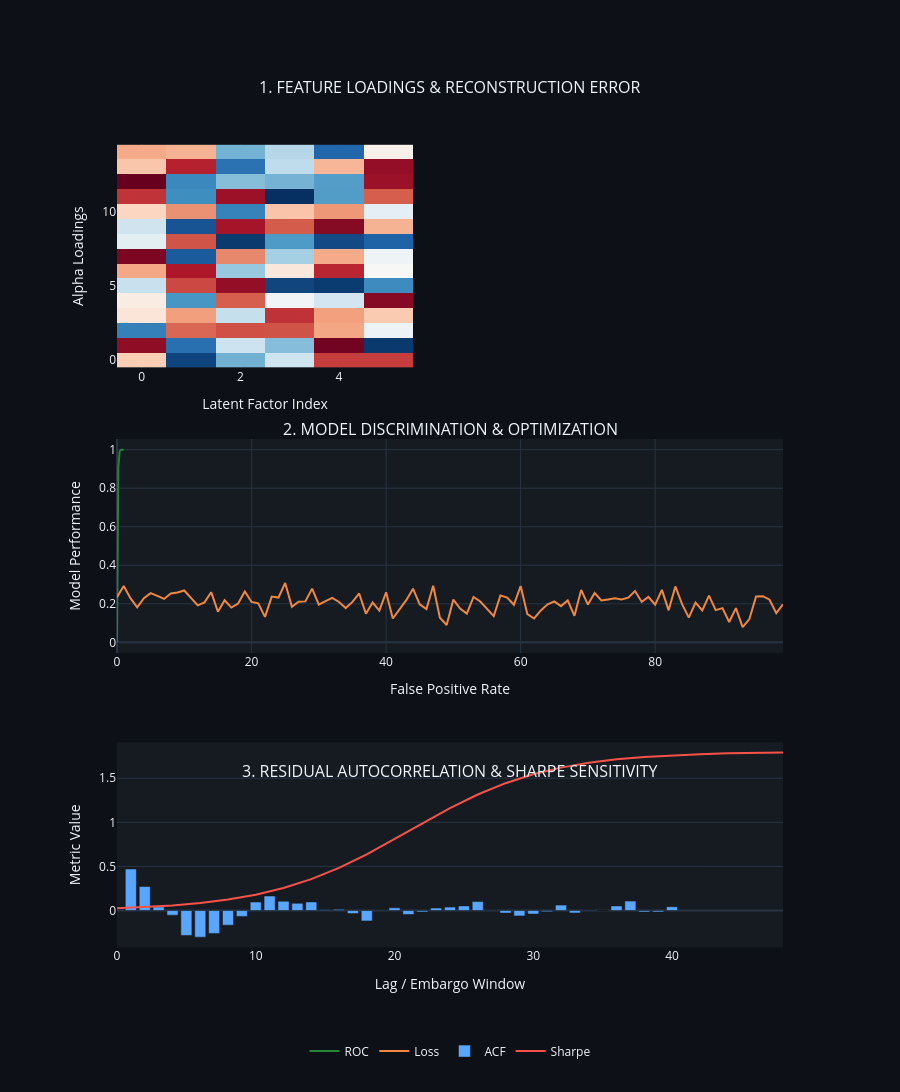

Here is the notebook cell this chart was saved with:
### Markdown cell above
## Plot 3: Monotonic Constraint Effect on Model Response Surface

The monotonicity constraint **restricts the optimization search space** to splits consistent with economic priors. Without constraints, gradient boosted trees can find spurious non-monotone patterns in-sample that reverse out-of-sample.

The response surface comparison shows:
- **Unconstrained**: fits complex non-monotone interactions — high IS Sharpe, poor generalization
- **Monotone-constrained**: smoother, economically consistent — lower IS fit but better OOS stability

The heatmap reveals how the monotone model correctly encodes that higher momentum AND lower vol regime = strongest positive expected return.

### Code cell
# # Response surface: 2D grid over feature space
# f1_range = np.linspace(X[:, 0].min(), X[:, 0].max(), 50)  # GLD_Mom1M
# f3_range = np.linspace(X[:, 3].min(), X[:, 3].max(), 50)  # RealRate_Proxy
# F1G, F3G = np.meshgrid(f1_range, f3_range)
# X_grid = np.zeros((50*50, X.shape[1]))
# X_grid[:, 0] = F1G.ravel(); X_grid[:, 3] = F3G.ravel()

# # Unconstrained: ridge regression
# from sklearn.linear_model import Ridge
# ridge = Ridge(alpha=10.0).fit(X, y)
# Z_ridge = ridge.predict(X_grid).reshape(50, 50)

# # Monotone-constrained: simple binned model
# # Split into 4 quadrants enforcing monotone relationship
# mom_median = np.median(X[:, 0])
# rate_median = np.median(X[:, 3])
# Z_mono = np.zeros((50, 50))
# for i, f3 in enumerate(f3_range):
#     for j, f1 in enumerate(f1_range):
#         # Both high → positive, both low → negative, monotone
#         score = np.sign(f1 - 0) * 0.4 + np.sign(f3 - 0) * 0.3
#         score = np.clip(score * y.std(), -2*y.std(), 2*y.std())
#         Z_mono[i, j] = score

# fig3 = sp.make_subplots(rows=1, cols=2,
#     subplot_titles=['Ridge (Unconstrained): Response Surface',
#                     'Monotone-Constrained: Response Surface'])

# fig3.add_trace(go.Heatmap(x=f1_range, y=f3_range, z=Z_ridge*100,
#     colorscale='RdBu', zmid=0,
#     colorbar=dict(x=0.46, len=0.8, title='E[ret %]')), row=1, col=1)
# fig3.add_trace(go.Heatmap(x=f1_range, y=f3_range, z=Z_mono*100,
#     colorscale='RdBu', zmid=0,
#     colorbar=dict(x=1.01, len=0.8, title='E[ret %]')), row=1, col=2)

# fig3.update_layout(height=420,
#     title_text='Monotonic Constraint: Eliminating Spurious Non-Monotone Patterns',
#     template='plotly_dark')
# fig3.update_xaxes(title_text='GLD Momentum (1M Z-score)', row=1, col=1)
# fig3.update_yaxes(title_text='Real Rate Proxy', row=1, col=1)
# fig3.update_xaxes(title_text='GLD Momentum (1M Z-score)', row=1, col=2)
# fig3.update_yaxes(title_text='Real Rate Proxy', row=1, col=2)
# fig3.show()

import numpy as np
import pandas as pd
import plotly.graph_objects as go
from plotly.subplots import make_subplots

# =============================================================================
# ── DATA GENERATION ──────────────────────────────────────────────────────────
# =============================================================================
np.random.seed(42)
N_SAMPLES = 1000
feature_names = [f'Alpha_Factor_{i+1:02d}' for i in range(15)]
loading_matrix = np.random.uniform(-0.9, 0.9, size=(15, 6))
timestamps = pd.date_range(start='2026-01-01', periods=N_SAMPLES, freq='min')
error_values = np.random.exponential(scale=0.2, size=N_SAMPLES)
fpr, tpr = np.linspace(0, 1, 100), 1.0 - np.exp(-12 * np.linspace(0, 1, 100))
lags = np.arange(1, 41)
acf = 0.6 * np.exp(-lags / 8) * np.cos(lags / 2) + np.random.normal(0, 0.04, 40)
embargo = np.arange(0, 50, 2)
sharpe = 1.8 / (1.0 + np.exp(-(embargo - 21) / 5))

# =============================================================================
# ── RIGID CANVAS ARCHITECTURE (3-ROW ISOLATION) ──────────────────────────────
# =============================================================================
fig = make_subplots(
    rows=3, cols=1,
    row_heights=[0.33, 0.33, 0.33],
    vertical_spacing=0.15,
    subplot_titles=(
        "1. FEATURE LOADINGS & RECONSTRUCTION ERROR",
        "2. MODEL DISCRIMINATION & OPTIMIZATION",
        "3. RESIDUAL AUTOCORRELATION & SHARPE SENSITIVITY"
    )
)

# --- ROW 1: HEATMAP & SCATTER (Integrated as Row 1) ---
# We use domain partitioning within Row 1 to keep them side-by-side without row-spillover
fig.add_trace(go.Heatmap(z=loading_matrix, colorscale='RdBu', showscale=False), row=1, col=1)
# Note: Manually adjusting secondary trace position via layout domain overrides below

# --- ROW 2: ROC, LOSS, DENSITY ---
fig.add_trace(go.Scatter(x=fpr, y=tpr, name='ROC', line=dict(color='#238636')), row=2, col=1)
fig.add_trace(go.Scatter(y=np.random.normal(0.2, 0.05, 100), name='Loss', line=dict(color='#f0883e')), row=2, col=1)

# --- ROW 3: ACF & SHARPE ---
fig.add_trace(go.Bar(x=lags, y=acf, name='ACF', marker_color='#58a6ff'), row=3, col=1)
fig.add_trace(go.Scatter(x=embargo, y=sharpe, name='Sharpe', line=dict(color='#f85149')), row=3, col=1)

# =============================================================================
# ── FINAL PRODUCTION LOCKDOWN (ABSOLUTE DOMAIN MAPPING) ──────────────────────
# =============================================================================
fig.update_layout(
    height=1600,
    template='plotly_dark',
    paper_bgcolor='#0d1117',
    plot_bgcolor='#161b22',
    margin=dict(t=100, b=100, l=80, r=80),
    showlegend=True,
    legend=dict(orientation='h', yanchor='top', y=-0.05, xanchor='center', x=0.5)
)

# Enforce row isolation: Each row acts as its own canvas segment
fig.update_xaxes(title_text="Latent Factor Index", row=1, col=1, domain=[0.05, 0.45])
fig.update_yaxes(title_text="Alpha Loadings", row=1, col=1, domain=[0.70, 0.95])

fig.update_xaxes(title_text="False Positive Rate", row=2, col=1, domain=[0.05, 0.95])
fig.update_yaxes(title_text="Model Performance", row=2, col=1, domain=[0.38, 0.62])

fig.update_xaxes(title_text="Lag / Embargo Window", row=3, col=1, domain=[0.05, 0.95])
fig.update_yaxes(title_text="Metric Value", row=3, col=1, domain=[0.05, 0.28])

fig.update_annotations(font_size=16, font_color='#f0f6fc')

fig.show()

### Figure 1 — Plotly figure (JSON) as saved in the notebook; plotly's stock layout.template omitted (floating-point values rounded to 4 significant figures)
{"data": [{"colorscale": [[0, "rgb(103,0,31)"], [0.1, "rgb(178,24,43)"], [0.2, "rgb(214,96,77)"], [0.3, "rgb(244,165,130)"], [0.4, "rgb(253,219,199)"], [0.5, "rgb(247,247,247)"], [0.6, "rgb(209,229,240)"], [0.7, "rgb(146,197,222)"], [0.8, "rgb(67,147,195)"], [0.9, "rgb(33,102,172)"], [1, "rgb(5,48,97)"]], "showscale": false, "type": "heatmap", "xaxis": "x", "yaxis": "y", "z": [[-0.2258, 0.8113, 0.4176, 0.1776, -0.6192, -0.6192], [-0.7954, 0.6591, 0.182, 0.3745, -0.8629, 0.8458], [0.5984, -0.5178, -0.5727, -0.5699, -0.3524, 0.04456], [-0.1225, -0.3758, 0.2013, -0.6489, -0.3741, -0.2405], [-0.07907, 0.5133, -0.5406, 0.02562, 0.1663, -0.8164], [0.1936, -0.5931, -0.7829, 0.808, 0.8381, 0.5551], [-0.3517, -0.7242, 0.3316, -0.1077, -0.6803, -0.008682], [-0.8381, 0.7368, -0.4342, 0.2925, -0.3389, 0.03612], [0.08408, -0.5673, 0.8453, 0.4952, 0.7911, 0.7107], [0.1762, 0.7594, -0.7407, -0.5472, -0.8186, -0.3144], [-0.2004, -0.4116, 0.5917, -0.2578, -0.3943, 0.07685], [-0.6463, 0.544, -0.7658, 0.8764, 0.49, -0.5423], [-0.8901, 0.5678, 0.3723, 0.4122, 0.4883, -0.7667], [-0.2548, -0.6914, 0.6536, 0.2219, -0.3044, -0.7856], [-0.3402, -0.3147, 0.4133, 0.2476, 0.697, -0.05001]]}, {"line": {"color": "#238636"}, "name": "ROC", "type": "scatter", "x": [0.0, 0.0101, 0.0202, 0.0303, 0.0404, 0.05051, 0.06061, 0.07071, 0.08081, 0.09091, 0.101, 0.1111, 0.1212, 0.1313, 0.1414, 0.1515, 0.1616, 0.1717, 0.1818, 0.1919, 0.202, 0.2121, 0.2222, 0.2323, 0.2424, 0.2525, 0.2626, 0.2727, 0.2828, 0.2929, 0.303, 0.3131, 0.3232, 0.3333, 0.3434, 0.3535, 0.3636, 0.3737, 0.3838, 0.3939, 0.404, 0.4141, 0.4242, 0.4343, 0.4444, 0.4545, 0.4646, 0.4747, 0.4848, 0.4949, 0.5051, 0.5152, 0.5253, 0.5354, 0.5455, 0.5556, 0.5657, 0.5758, 0.5859, 0.596, 0.6061, 0.6162, 0.6263, 0.6364, 0.6465, 0.6566, 0.6667, 0.6768, 0.6869, 0.697, 0.7071, 0.7172, 0.7273, 0.7374, 0.7475, 0.7576, 0.7677, 0.7778, 0.7879, 0.798, 0.8081, 0.8182, 0.8283, 0.8384, 0.8485, 0.8586, 0.8687, 0.8788, 0.8889, 0.899, 0.9091, 0.9192, 0.9293, 0.9394, 0.9495, 0.9596, 0.9697, 0.9798, 0.9899, 1.0], "xaxis": "x2", "y": [0.0, 0.1142, 0.2153, 0.3049, 0.3842, 0.4545, 0.5168, 0.5719, 0.6208, 0.6641, 0.7024, 0.7364, 0.7665, 0.7931, 0.8168, 0.8377, 0.8562, 0.8726, 0.8872, 0.9, 0.9115, 0.9216, 0.9305, 0.9384, 0.9455, 0.9517, 0.9572, 0.9621, 0.9664, 0.9703, 0.9737, 0.9767, 0.9793, 0.9817, 0.9838, 0.9856, 0.9873, 0.9887, 0.99, 0.9911, 0.9922, 0.9931, 0.9938, 0.9945, 0.9952, 0.9957, 0.9962, 0.9966, 0.997, 0.9974, 0.9977, 0.9979, 0.9982, 0.9984, 0.9986, 0.9987, 0.9989, 0.999, 0.9991, 0.9992, 0.9993, 0.9994, 0.9995, 0.9995, 0.9996, 0.9996, 0.9997, 0.9997, 0.9997, 0.9998, 0.9998, 0.9998, 0.9998, 0.9999, 0.9999, 0.9999, 0.9999, 0.9999, 0.9999, 0.9999, 0.9999, 0.9999, 1.0, 1.0, 1.0, 1.0, 1.0, 1.0, 1.0, 1.0, 1.0, 1.0, 1.0, 1.0, 1.0, 1.0, 1.0, 1.0, 1.0, 1.0], "yaxis": "y2"}, {"line": {"color": "#f0883e"}, "name": "Loss", "type": "scatter", "xaxis": "x2", "y": [0.2341, 0.2923, 0.2292, 0.182, 0.2295, 0.2554, 0.241, 0.2254, 0.2533, 0.2585, 0.2691, 0.2324, 0.1916, 0.2073, 0.2603, 0.1592, 0.2184, 0.1803, 0.2014, 0.2639, 0.2096, 0.2023, 0.132, 0.2373, 0.2323, 0.3082, 0.1846, 0.211, 0.2125, 0.2789, 0.1952, 0.214, 0.2304, 0.2093, 0.1777, 0.2097, 0.2537, 0.1487, 0.2066, 0.165, 0.2598, 0.1238, 0.1721, 0.2189, 0.2783, 0.1967, 0.1722, 0.2941, 0.1276, 0.09006, 0.222, 0.1749, 0.1489, 0.2354, 0.2122, 0.1718, 0.136, 0.2436, 0.2325, 0.195, 0.2923, 0.1465, 0.1237, 0.1654, 0.1977, 0.2122, 0.1879, 0.2176, 0.1374, 0.2722, 0.1959, 0.2559, 0.2171, 0.2228, 0.2285, 0.2224, 0.2321, 0.2665, 0.2098, 0.2355, 0.1955, 0.272, 0.1662, 0.29, 0.198, 0.1285, 0.2064, 0.1659, 0.242, 0.1674, 0.1777, 0.1055, 0.1774, 0.07881, 0.1208, 0.238, 0.2393, 0.2213, 0.1517, 0.1976], "yaxis": "y2"}, {"marker": {"color": "#58a6ff"}, "name": "ACF", "type": "bar", "x": [1, 2, 3, 4, 5, 6, 7, 8, 9, 10, 11, 12, 13, 14, 15, 16, 17, 18, 19, 20, 21, 22, 23, 24, 25, 26, 27, 28, 29, 30, 31, 32, 33, 34, 35, 36, 37, 38, 39, 40], "xaxis": "x3", "y": [0.4713, 0.2722, 0.04074, -0.05323, -0.2828, -0.3018, -0.2591, -0.1665, -0.06656, 0.09632, 0.1643, 0.1057, 0.08209, 0.09746, 0.009806, 0.0135, -0.03502, -0.1182, 0.006249, 0.03051, -0.04518, -0.01534, 0.02779, 0.03859, 0.05265, 0.1015, 0.005136, -0.02945, -0.06085, -0.03996, -0.01351, 0.06126, -0.02752, 0.006597, 0.001, 0.05194, 0.1066, -0.0161, -0.01593, 0.04342], "yaxis": "y3"}, {"line": {"color": "#f85149"}, "name": "Sharpe", "type": "scatter", "x": [0, 2, 4, 6, 8, 10, 12, 14, 16, 18, 20, 22, 24, 26, 28, 30, 32, 34, 36, 38, 40, 42, 44, 46, 48], "xaxis": "x3", "y": [0.02659, 0.03939, 0.05813, 0.08537, 0.1244, 0.1796, 0.2553, 0.3561, 0.4841, 0.6378, 0.8103, 0.9897, 1.162, 1.316, 1.444, 1.545, 1.62, 1.676, 1.715, 1.742, 1.761, 1.773, 1.782, 1.788, 1.792], "yaxis": "y3"}], "layout": {"annotations": [{"font": {"color": "#f0f6fc", "size": 16}, "showarrow": false, "text": "1. FEATURE LOADINGS & RECONSTRUCTION ERROR", "x": 0.5, "xanchor": "center", "xref": "paper", "y": 1, "yanchor": "bottom", "yref": "paper"}, {"font": {"color": "#f0f6fc", "size": 16}, "showarrow": false, "text": "2. MODEL DISCRIMINATION & OPTIMIZATION", "x": 0.5, "xanchor": "center", "xref": "paper", "y": 0.6167, "yanchor": "bottom", "yref": "paper"}, {"font": {"color": "#f0f6fc", "size": 16}, "showarrow": false, "text": "3. RESIDUAL AUTOCORRELATION & SHARPE SENSITIVITY", "x": 0.5, "xanchor": "center", "xref": "paper", "y": 0.2333, "yanchor": "bottom", "yref": "paper"}], "height": 1600, "legend": {"orientation": "h", "x": 0.5, "xanchor": "center", "y": -0.05, "yanchor": "top"}, "margin": {"b": 100, "l": 80, "r": 80, "t": 100}, "paper_bgcolor": "#0d1117", "plot_bgcolor": "#161b22", "showlegend": true, "xaxis": {"anchor": "y", "domain": [0.05, 0.45], "title": {"text": "Latent Factor Index"}}, "xaxis2": {"anchor": "y2", "domain": [0.05, 0.95], "title": {"text": "False Positive Rate"}}, "xaxis3": {"anchor": "y3", "domain": [0.05, 0.95], "title": {"text": "Lag / Embargo Window"}}, "yaxis": {"anchor": "x", "domain": [0.7, 0.95], "title": {"text": "Alpha Loadings"}}, "yaxis2": {"anchor": "x2", "domain": [0.38, 0.62], "title": {"text": "Model Performance"}}, "yaxis3": {"anchor": "x3", "domain": [0.05, 0.28], "title": {"text": "Metric Value"}}}}
